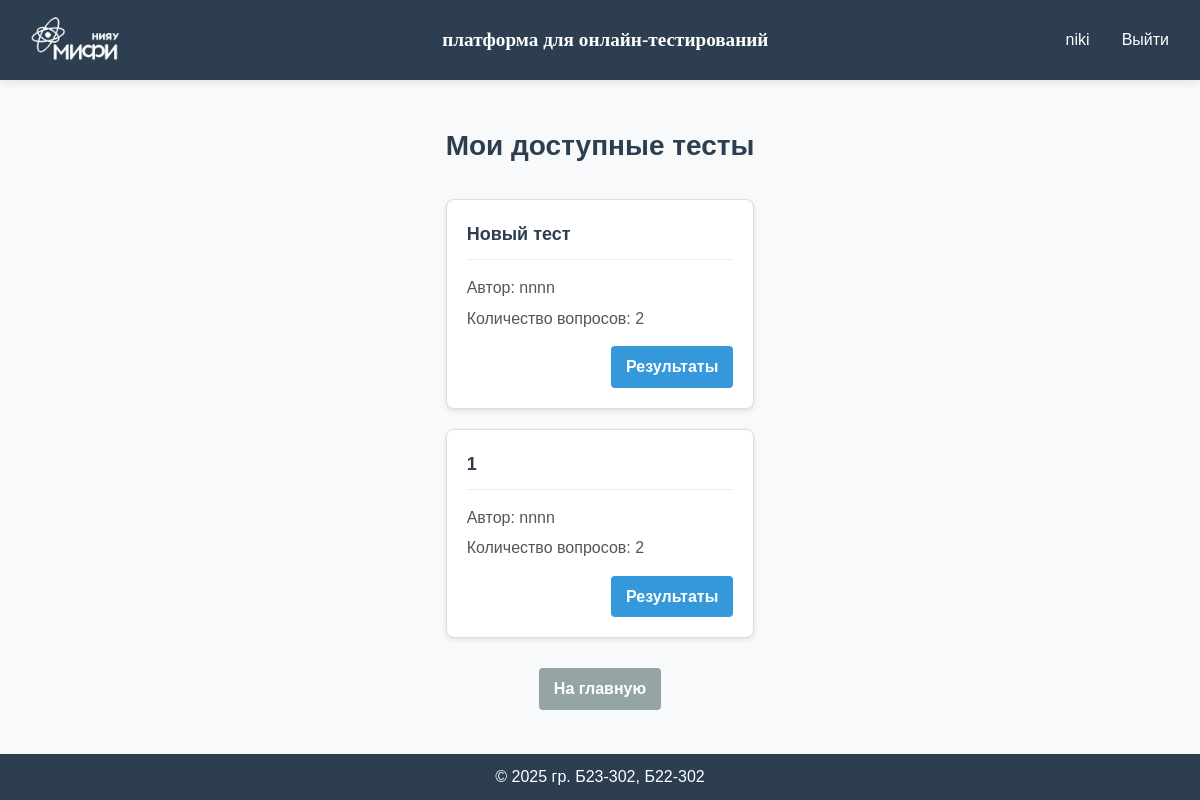
The page /my_tests (signed in) on the database its author committed.
### app/models.py (models this page shows, shortened)
class User(db.Model, UserMixin):
    id = db.Column(db.Integer, primary_key=True)
    username = db.Column(db.String(80), unique=True, nullable=False)
    password_hash = db.Column(db.String(128), nullable=False)
    role = db.Column(db.String(20), nullable=False, default='user')
    group = db.Column(db.String(7), default="")

class Test(db.Model):
    __tablename__ = 'tests'  # Изменяем имя таблицы на 'tests'
    id = db.Column(db.Integer, primary_key=True)
    test_author = db.Column(db.String(80), nullable=False)
    test_info = db.Column(db.Text)  # Для SQLite используем Text вместо JSON
    groups = db.Column(db.Text)  # Переименовано с test_groups на groups

### app/pass_tests/routes.py (the view)
@pass_tests_bp.route('/my_tests', methods=['GET', 'POST'])
@login_required
def my_tests():
    user_group = current_user.group
    if not user_group:
        flash('У вас не указана группа. Доступных тестов нет.', 'warning')
        return render_template('pass_tests/my_tests.html', available_tests=[], completed_tests=[])
    all_tests = Test.query.all()
    available_tests = []
    for test in all_tests:
        try:
            test_groups = json.loads(test.groups)
            if user_group in test_groups:
                test_info = json.loads(test.test_info)
                available_tests.append({
                    'id': test.id,
                    'name': test_info.get('name', 'Без названия'),
                    'author': test.test_author,
                    'questions_count': len(test_info.get('questions', [])),
                })
        except (json.JSONDecodeError, AttributeError) as e:
            print(f"Ошибка при обработке теста: {str(e)}")
            continue
    completed_tests = TestResult.query.filter_by(student_id=current_user.id).all()
    completed_test_ids = {}
    for result in completed_tests:
        completed_test_ids[result.test_id] = result.id
    for test in available_tests:
        if test['id'] in completed_test_ids:
            test['result_id'] = completed_test_ids[test['id']]
    return render_template('pass_tests/my_tests.html',
                          available_tests=available_tests,
                          completed_test_ids=completed_test_ids)

### app/models.py (called while the page is built)
@login_manager.user_loader
def load_user(user_id):
    return User.query.get(int(user_id))

### app/templates/pass_tests/my_tests.html (shortened to what this page needs)
{% extends "base.html" %}
{% block content %}
<div class="available-tests">
    <h1 class="page-title">Мои доступные тесты</h1>
    {% if available_tests %}
        <div class="tests-list">
            {% for test in available_tests %}
                <div class="test-card">
                    <div class="test-header">
                        <div class="test-title">{{ test.name }}</div>
                    </div>
                    <div class="test-info">
                        <p>Автор: {{ test.author }}</p>
                        <p>Количество вопросов: {{ test.questions_count }}</p>
                    </div>
                    <div class="test-actions">
                        {% if test.id in completed_test_ids.keys() %}
                            <a href="{{ url_for('pass_tests.view_result', result_id=test.result_id) }}" class="btn btn-info">Результаты</a>
                        {% else %}
                            <a href="{{ url_for('pass_tests.take_test', test_id=test.id) }}" class="btn btn-primary">Пройти тест</a>
                        {% endif %}
                    </div>
                </div>
            {% endfor %}
        </div>
    {% else %}
        <div class="no-tests">
            <p>Для вас нет доступных тестов.</p>
            <p>Возможно, ваша группа не добавлена ни в один тест или у вас не указана группа в профиле.</p>
        </div>
    {% endif %}
    <div class="back-link">
        <a href="{{ url_for('main.index') }}" class="btn btn-secondary">На главную</a>
    </div>
</div>
{% endblock %}

### app/templates/base.html (shortened to what this page needs)
<!DOCTYPE html>
<html lang="ru">
<head>
    <link rel="stylesheet" href="{{ url_for('static', filename='css/style.css') }}">
</head>
<body>
    <div class="page-wrapper">
        <header class="header">
            <div class="container">
                <img src="{{ url_for('static', filename='images/logo-mini-without (1).png') }}" class="mephi"/>
                <a href="{{ url_for('main.index') }}" class="logo">платформа для онлайн-тестирований</a>
                <nav class="nav">
                    {% if current_user.is_authenticated %}
                        <span class="username">{{ current_user.username }}</span>
                        <a href="{{ url_for('auth.logout') }}" class="nav-link">Выйти</a>
                    {% else %}
                        <a href="{{ url_for('auth.login') }}" class="nav-link">Войти</a>
                        <a href="{{ url_for('auth.register') }}" class="btn btn-primary">Зарегистрироваться</a>
                    {% endif %}
                </nav>
            </div>
        </header>
        <main class="main-content">
            <div class="container">
                {% block content %}{% endblock %}
            </div>
        </main>
        <footer class="footer">
            <div class="container">
                <p>&copy; 2025 гр. Б23-302, Б22-302</p>
            </div>
        </footer>
    </div>
</body>
</html>

### app/static/css/style.css (style rules this page uses)
:root { --primary-color: #4a6bff; --secondary-color: #6c757d; --success-color: #28a745; --danger-color: #dc3545; --light-color: #f8f9fa; --dark-color: #2c3e50; --text-color: #333; --border-radius: 4px; --box-shadow: 0 2px 10px rgba(0, 0, 0, 0.1); --transition: all 0.3s ease; }
* { margin: 0; padding: 0; box-sizing: border-box; }
html, body { height: 100%; }
body { font-family: Helvetica; line-height: 1.6; color: var(--text-color); background-color: var(--light-color); display: flex; flex-direction: column; }
.page-wrapper { display: flex; flex-direction: column; min-height: 100vh; }
.header { background-color: var(--dark-color); color: white; padding: 10px 0; box-shadow: var(--box-shadow); position: sticky; top: 0; z-index: 100; }
.header .container { display: flex; justify-content: space-between; align-items: center; max-width: 1200px; margin: 0 auto; padding: 0 15px; }
.mephi { height: 60px; width: auto; }
.logo { color: white; font-size: 1.2rem; font-weight: bold; font-family: Verdana; text-decoration: none; margin-left: 10px; }
.nav { display: flex; align-items: center; gap: 1rem; }
.nav-link, .btn { color: white; text-decoration: none; padding: 0.5rem 1rem; border-radius: var(--border-radius); transition: var(--transition); }
.main-content { flex: 1; display: flex; justify-content: center; align-items: center; padding: 20px; }
.footer { background-color: var(--dark-color); color: white; padding: 10px 0; text-align: center; }
.footer .container { max-width: 1200px; margin: 0 auto; padding: 0 15px; }

### app/templates/pass_tests/my_tests.html (style rules this page uses)
.available-tests { margin: 20px 0; }
.page-title { margin-bottom: 30px; text-align: center; font-size: 28px; color: #2c3e50; }
.tests-list { display: grid; grid-template-columns: repeat(auto-fill, minmax(300px, 1fr)); gap: 20px; margin-bottom: 30px; }
.test-card { border: 1px solid #ddd; border-radius: 8px; padding: 20px; background-color: #fff; box-shadow: 0 2px 5px rgba(0, 0, 0, 0.1); transition: transform 0.2s ease, box-shadow 0.2s ease; }
.test-header { margin-bottom: 15px; padding-bottom: 10px; border-bottom: 1px solid #eee; }
.test-title { font-size: 18px; font-weight: bold; color: #2c3e50; }
.test-info { margin-bottom: 15px; color: #555; }
.test-info p { margin: 5px 0; }
.test-actions { display: flex; justify-content: flex-end; }
.btn { display: inline-block; padding: 8px 15px; border-radius: 4px; text-decoration: none; font-weight: bold; cursor: pointer; transition: background-color 0.2s ease; }
.btn-secondary { background-color: #95a5a6; color: white; }
.btn-info { background-color: #3498db; color: white; }
.back-link { margin-top: 20px; text-align: center; }

### rows shown on the page
User: username "niki"
Test: name "Новый тест", author "nnnn", questions_count "2"
Test: name "1", author "nnnn", questions_count "2"
